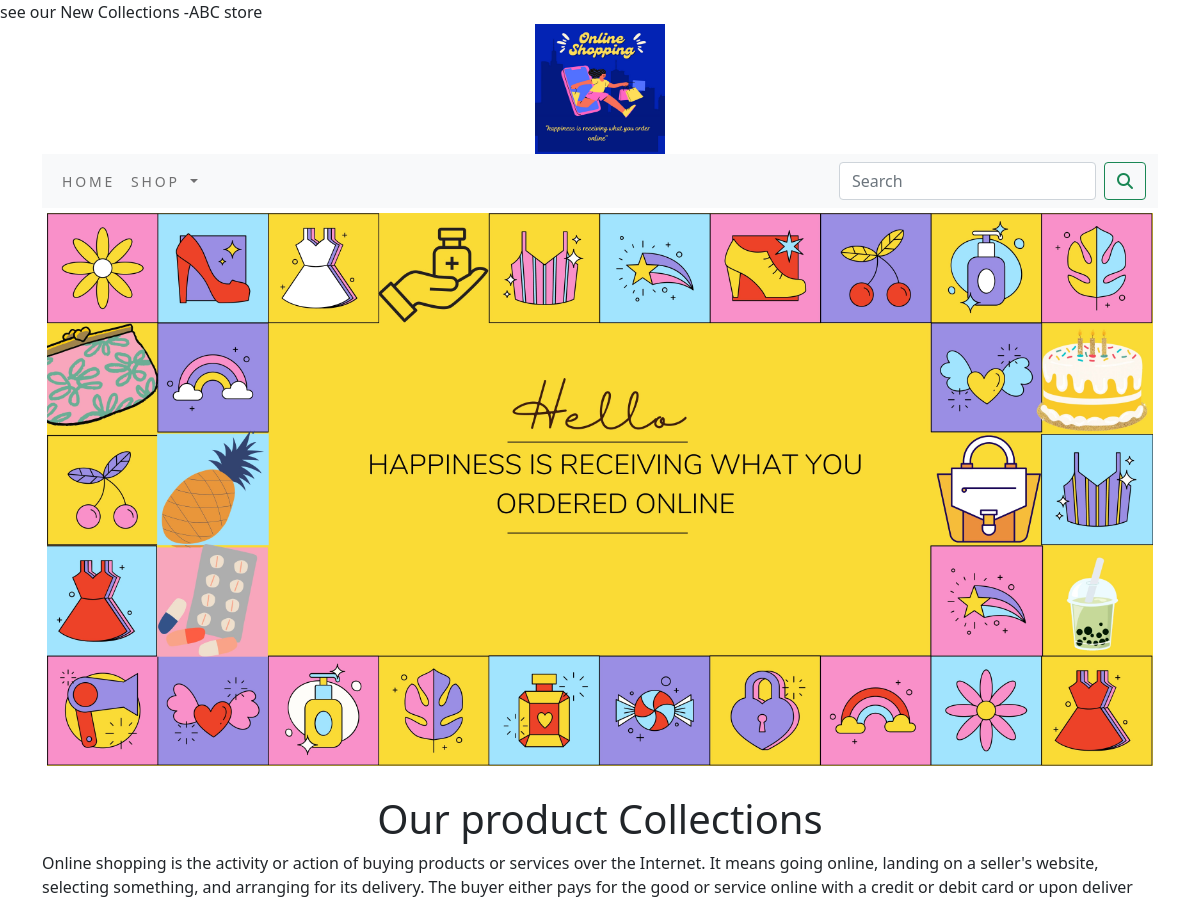
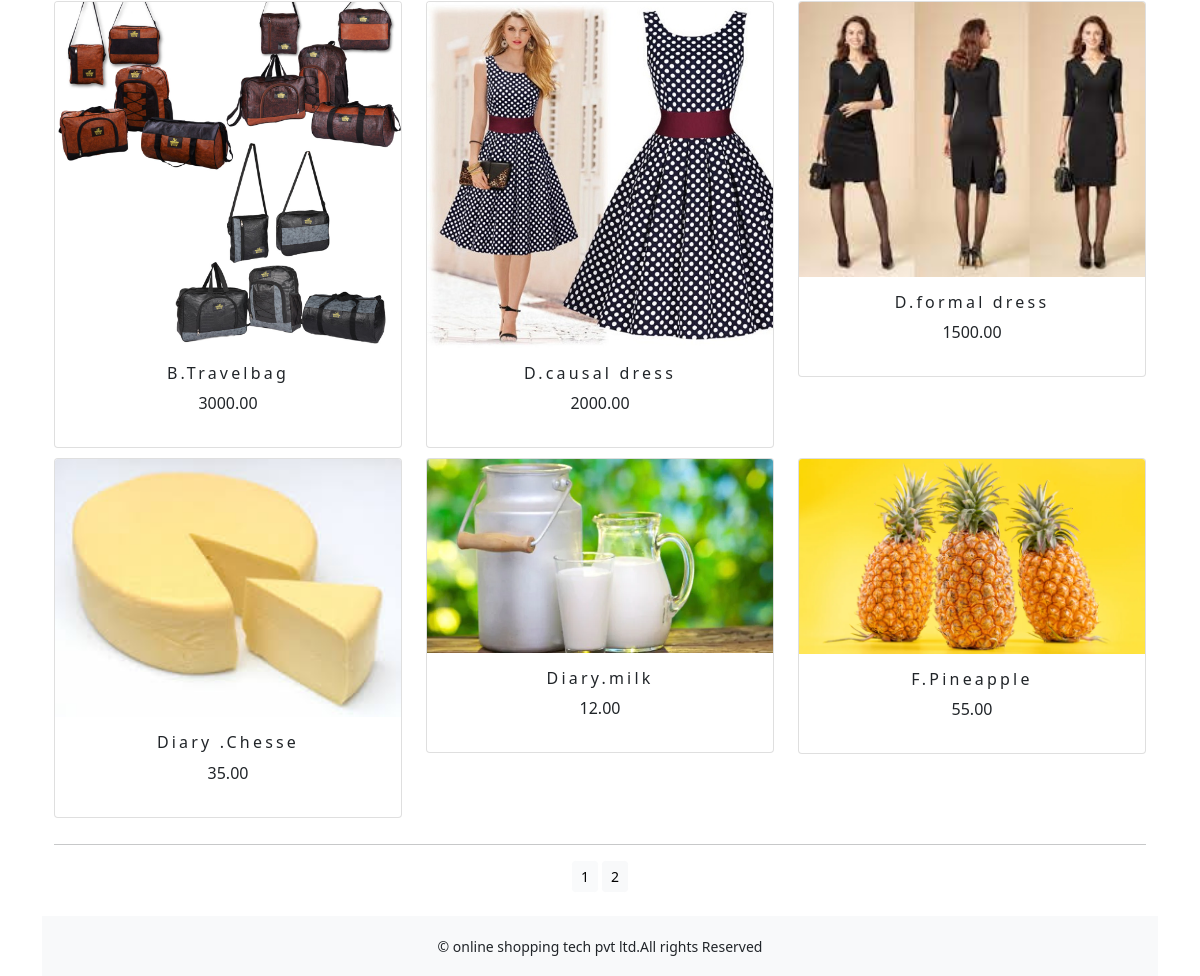
The app's page /ecommerceapp/ with its own data (2 pictures, top to bottom).
### ecommerceapp/models.py (models this page shows, shortened)
class Product(models.Model):
    name = models.CharField(max_length=250, unique=True)
    slug = models.SlugField(max_length=250, unique=True)
    description = models.TextField(blank=True)
    price=models.DecimalField(max_digits=10,decimal_places=2)
    category=models.ForeignKey(Category,on_delete=models.CASCADE)
    image = models.ImageField(upload_to='product', blank=True)
    stock=models.IntegerField()
    available=models.BooleanField(default=True)
    created=models.DateTimeField(auto_now_add=True)
    updated=models.DateTimeField(auto_now=True)
    def get_url(self):
        return reverse('ecommerceapp:prodCatdetail',args=[self.category.slug,self.slug])
    class Meta:
        ordering = ('name',)
        verbose_name = 'product'
        verbose_name_plural = 'products'

### ecommerceapp/views.py (the view)
# urls.py: path('',views.allProdCat,name='allProdCat'),
def allProdCat(request,c_slug=None):
    c_page=None
    products_list=None
    if c_slug!=None:
        c_page=get_object_or_404(Category,slug=c_slug)
        products_list=Product.objects.all().filter(category=c_page,available=True)
    else:
        products_list=Product.objects.all().filter(available=True)
    paginator=Paginator(products_list,6)
    try:
        page=int(request.GET.get('page','1'))
    except:
        page=1
    try:
        products=paginator.page(page)
    except (EmptyPage,InvalidPage):
        products=paginator.page(paginator.num_pages)
    return render(request,"category.html",{'category':c_page,'products':products})

### cart/context_processors.py (called while the page is built)
def counter(request):
    item_count=0
    if 'admin' in request.path:
        return {}
    else:
        try:
            cart=Cart.objects.filter(cart_id=_cart_id(request))
            car_items=CartItem.objects.all().filter(cart=cart[:1])
            for cart_item in car_items:
                item_count += cart_item.quantity
        except Cart.DoesNotExist:
            item_count =0
    return dict(item_count=item_count)

### cart/views.py (called while the page is built)
def _cart_id(request):
    cart=request.session.session_key
    if not cart:
        cart=request.session.create()
    return cart

### ecommerceapp/context_processors.py (called while the page is built)
def menu_links(request):
    links=Category.objects.all()
    return dict(links=links)

### ecommerceapp/models.py (called while the page is built)
    def get_url(self):
        return reverse('ecommerceapp:product_by_category',args=[self.slug])

### templates/category.html (shortened to what this page needs)
{% extends 'base.html' %}
{% load static %}
{% block content %}
<div class="mx_auto">
    {% if category %}
    <img class="my_image" src="{{category.image.url}}" alt="{{category.name}}" height="350px">
</div>
<br>
<div>
    <h1 class="text-center my_title">{{category.name}}</h1>
    <p class="text-justify">{{category.description}}</p>
</div>
    {% else %}
<div>
<img class="my_image my_image_padding"   src="{% static 'img/banner.png' %}" alt="our products"  width="1300px">
</div>
<br>
<div>
    <h1 class="text-center my_title">Our product Collections</h1>
    <p class="text-justify">Online shopping is the activity or action of buying products or services over the Internet. It means going online, landing on a seller's website, selecting something, and arranging for its delivery. The buyer either pays for the good or service online with a credit or debit card or upon deliver</p>
</div>
{% endif %}
<div class="container">
 <div class="row mx_auto">
        {% for product in products.object_list %}
        <div class="my_bottom_margin col-9 col-sm-12 col-md-4 xol-lg-4">
            <div class="card text-center"  style="min-width:18rem;">
                <a href="{{product.get_url}}"><img class="card-img-top my_image" src="{{product.image.url}}"  alt="{{product.name}}" ></a>
            <div class="card-body">
                <h4>{{product.name}}</h4>
                <p>{{product.price}}</p>
            </div>
            </div>
        </div>
        {% endfor %}
    </div>
    <div class="mx-auto">
        {% if products.paginator.num_pages > 1 %}
        <hr>
        <div class="text-center">
            {% for pg in products.paginator.page_range %}
            <a href="?page={{pg}}" class="btn btn-light btn-sm {% if products.number == pg %} active {% endif %}">{{pg}}</a>
        {% endfor %}
        </div>
        {% endif %}
    </div>
    <br>
</div>
{% endblock %}

### templates/base.html (shortened to what this page needs)
{% load static %}
<!DOCTYPE html>
<html lang="en">
<head>
    <link rel="stylesheet" href="{% static 'css/custom.css' %}">
     <link href="{% static  'css/bootstrap.min.css' %}" rel="stylesheet">
</head>
<body>
<div class="container">
{% include 'header.html' %}
{% include 'nav.html' %}
{% block content %}
   {% endblock %}
</div>
{% include 'footer.html' %}
</body>
</html>

### templates/header.html
{% load static %}
<header>
    <center>
       <a href="{% url 'ecommerceapp:allProdCat' %}"></a> <img src="{% static 'img/logo.png' %}"  alt="logimage" width="130px"  height="130px">
    </center>
</header>

### templates/nav.html (shortened to what this page needs)
<nav class="navbar navbar-expand-lg navbar-light bg-light">
  <div class="container-fluid">
    <div class="collapse navbar-collapse" id="navbarSupportedContent">
      <ul class="navbar-nav me-auto mb-2 mb-lg-0">
        <li class="nav-item">
          <a class="nav-link" href="#">Home</a>
        </li>
        <li class="nav-item dropdown {% if 'ecommerceapp' in request.path %} active {% endif %}">
          <a class="nav-link dropdown-toggle" href="#" id="navbarDropdown" role="button" data-bs-toggle="dropdown" aria-expanded="false">
            Shop
          </a>
        </li>
      </ul>
      <form class="d-flex"  action="{% url 'search_app:SearchResult' %}" method="get">
        <input class="form-control me-2" type="search" placeholder="Search" name="q" aria-label="Search">
        <button class="btn btn-outline-success" type="submit"><i class="fa-solid fa-magnifying-glass"></i></button>
      </form>
    </div>
  </div>
</nav>

### templates/footer.html
<div class="footer navbar-fixed-bottom my_footer">
  <p class="text-center">&copy; online shopping tech pvt ltd.All rights Reserved</p>
</div>

### static/css/custom.css (style rules this page uses)
body { font-family: 'Roboto', sans-serif; }
.nav-item { letter-spacing: .2em; font-size :14px; text-transform :uppercase; }
.my_footer { background-color:#f8F9fa; height:60px; }
.my_footer p { padding-top:20px; font-size:14px; }
.my_image { width:100%; height:auto; }
.my_image_padding { padding:5px; }
.my_bottom_margin { margin-bottom:10px; }
.card-body h4 { font-size:16px; text_transform:uppercase; letter-spacing: .2em; }

### records on screen
Product: image (picture), name "B.Travelbag", price "3000.00"
Product: image (picture), name "D.causal dress", price "2000.00"
Product: image (picture), name "D.formal dress", price "1500.00"
Product: image (picture), name "Diary .Chesse", price "35.00"
Product: image (picture), name "Diary.milk", price "12.00"
Product: image (picture), name "F.Pineapple", price "55.00"

### other values on screen
{{ pg }} "1" "2"
